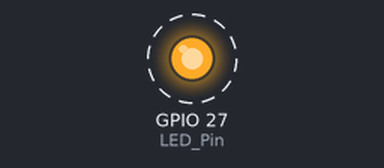
Simulated run of this sketch. Board: ESP32. On the bench: output pins drawn as LEDs (lit = HIGH). Dashed ring = blinking.

Above: at 0.5 s.
Timing chart, 0 to 4.6 s (numbered marks = the images above):
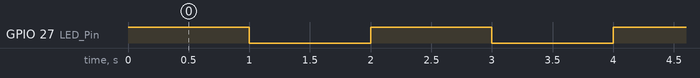

The sketch:

4_3_1_LED_Blinking.ino
```cpp
/*
 * 文件名 : LED_Blinking
 * 功能   : 让led灯闪烁.
 * 编译IDE：ARDUINO 2.3.6
 * 作者   : https://www.keyesrobot.cn
*/

const int LED_Pin = 27; //定义LED的GPIO引脚

void setup() {
// 初始化数字引脚LED_Pin作为输出模式。
  pinMode(LED_Pin, OUTPUT);
}

void loop() {
  digitalWrite(LED_Pin, HIGH);  // 打开LED （HIGH是高电平）
  delay(1000);                  // 等待1秒
  digitalWrite(LED_Pin, LOW);   // 通过使电压低来关闭LED
  delay(1000);                  //等待1秒
}
```

Measured:
- by itself, GPIO 27 (LED_Pin): alternates HIGH for 1.0 s and LOW for 1.0 s
